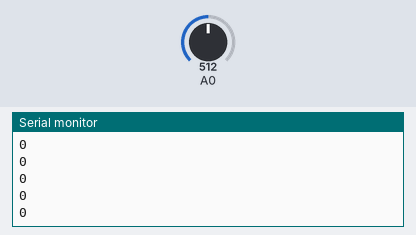
This sketch was run on a simulated Arduino Uno, built with avr-gcc and run on an emulated ATmega328P. Parts: the last lines printed to the serial monitor. The inputs (shaded band) are chosen by the test bench; at power-on: A0 = 512.

Above: at 1.2 s.
1.3 s: A0 set to 716
At 1.32 s:
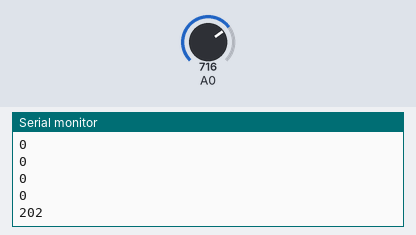
2.8 s: A0 set to 900
At 2.82 s:
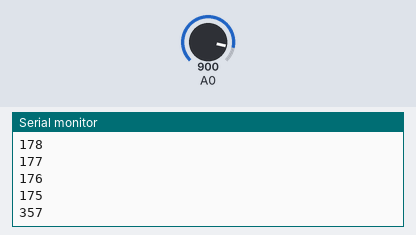
Timing chart, 0 to 5.8 s (numbered marks = the images above; inputs shaded):
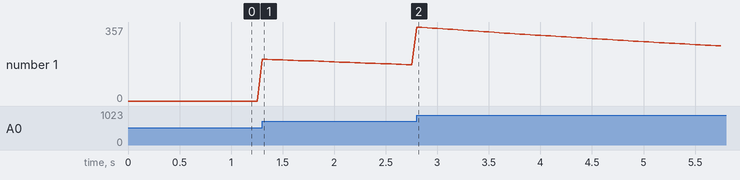

The sketch:

bio-slime.ino
```cpp
// Slime mold (Physarum) on an electrode grid: a BioAmp EXG Pill reads the difference between two electrode pins.
// Wire: Pill IN+ → an electrode pin the organism covers, IN− → one it does not (or the grid's common pin), REF → the organism's REF,
//       Pill OUT → A0, VCC → 5V, GND → GND. In the slime mold's settings raise "Time speed-up" so a cycle fits in a short run.
// Prints the signal with its slow drift removed, every 50 ms (open the Serial monitor). Illustrative model — not real culture data.

const unsigned long SAMPLE_US = 50000;   // 50 ms
unsigned long nextSample;
float baseline = 512;

void setup() {
  Serial.begin(115200);
  nextSample = micros();
}

void loop() {
  if ((long)(micros() - nextSample) >= 0) {
    nextSample += SAMPLE_US;
    int raw = analogRead(A0);
    baseline += (raw - baseline) / 200.0;      // the amplifier's resting level
    Serial.println((int)(raw - baseline));
  }
}
```

Measured:
- after the input at 1.3 s, the serial monitor: prints a new line at once (image 1)
- plotted number 1: 0 → 175 after the input at 1.3 s
